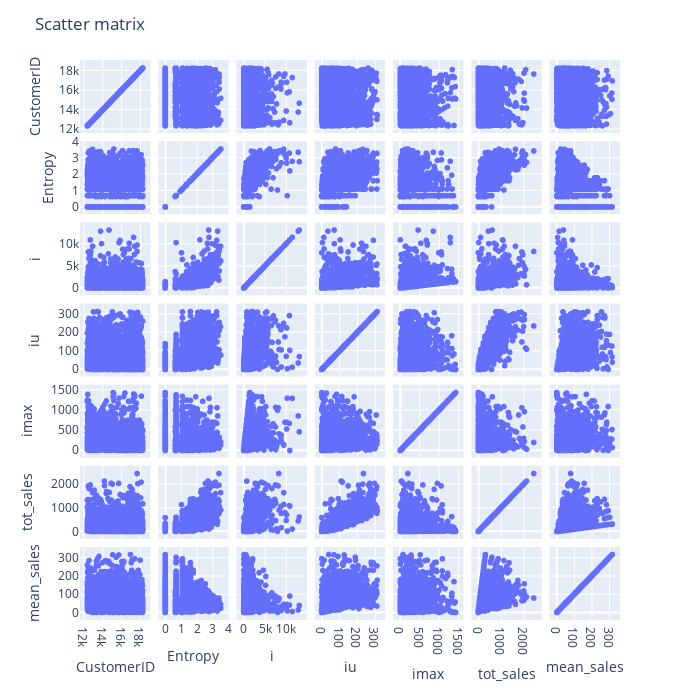

Source (notebook cell):
### Code cell
import plotly.express as px
fig = px.scatter_matrix(df)
fig.update_layout(height=700, width=700, title_text="Scatter matrix")
fig.show()

### Figure 1 — Plotly figure (JSON) as saved in the notebook; plotly's stock layout.template omitted (floating-point values rounded to 4 significant figures; data arrays with more than 128 entries replaced by an {"elided": "..."} marker saying what was removed)
{"data": [{"dimensions": [{"axis": {"matches": true}, "label": "CustomerID", "values": {"elided": "4183 int values"}}, {"axis": {"matches": true}, "label": "Entropy", "values": {"elided": "4183 float values"}}, {"axis": {"matches": true}, "label": "i", "values": {"elided": "4183 int values"}}, {"axis": {"matches": true}, "label": "iu", "values": {"elided": "4183 int values"}}, {"axis": {"matches": true}, "label": "imax", "values": {"elided": "4183 int values"}}, {"axis": {"matches": true}, "label": "tot_sales", "values": {"elided": "4183 float values"}}, {"axis": {"matches": true}, "label": "mean_sales", "values": {"elided": "4183 float values"}}], "hovertemplate": "%{xaxis.title.text}=%{x}<br>%{yaxis.title.text}=%{y}<extra></extra>", "legendgroup": "", "marker": {"color": "#636efa", "symbol": "circle"}, "name": "", "showlegend": false, "type": "splom"}], "layout": {"dragmode": "select", "height": 700, "legend": {"tracegroupgap": 0}, "margin": {"t": 60}, "title": {"text": "Scatter matrix"}, "width": 700, "xaxis": {"autorange": true, "range": [11570.0, 19060.0], "type": "linear"}, "xaxis2": {"autorange": true, "range": [-0.4619, 4.012], "type": "linear"}, "xaxis3": {"autorange": true, "range": [-1711.0, 14870.0], "type": "linear"}, "xaxis4": {"autorange": true, "range": [-39.85, 355.9], "type": "linear"}, "xaxis5": {"autorange": true, "range": [-186.2, 1627.0], "type": "linear"}, "xaxis6": {"autorange": true, "range": [-320.5, 2786.0], "type": "linear"}, "xaxis7": {"autorange": true, "range": [-41.21, 359.6], "type": "linear"}, "yaxis": {"autorange": true, "range": [11570.0, 19060.0], "type": "linear"}, "yaxis2": {"autorange": true, "range": [-0.4619, 4.012], "type": "linear"}, "yaxis3": {"autorange": true, "range": [-1711.0, 14870.0], "type": "linear"}, "yaxis4": {"autorange": true, "range": [-39.85, 355.9], "type": "linear"}, "yaxis5": {"autorange": true, "range": [-186.2, 1627.0], "type": "linear"}, "yaxis6": {"autorange": true, "range": [-320.5, 2786.0], "type": "linear"}, "yaxis7": {"autorange": true, "range": [-41.21, 359.6], "type": "linear"}}}
